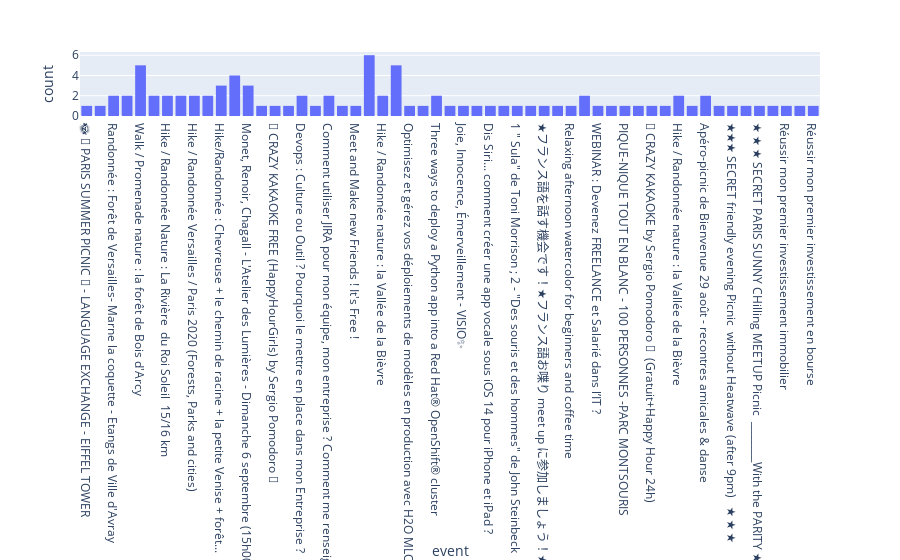

The cell this chart's notebook holds for it:
### Code cell
print("Influencers are attending the following events: ")
df_influencers = persons_df[persons_df["id"].isin(influencers_ids)]
print(df_influencers["event"].unique()[:10])
fig = px.histogram(df_influencers, x="event")
fig.show()

### Figure 1 — Plotly figure (JSON) as saved in the notebook; plotly's stock layout.template omitted (floating-point values rounded to 4 significant figures)
{"data": [{"alignmentgroup": "True", "bingroup": "x", "hovertemplate": "event=%{x}<br>count=%{y}<extra></extra>", "legendgroup": "", "marker": {"color": "#636efa"}, "name": "", "offsetgroup": "", "orientation": "v", "showlegend": false, "type": "histogram", "x": ["🌞 🍹 PARIS SUMMER PICNIC 🎉 - LANGUAGE EXCHANGE - EIFFEL TOWER", "Hike / Randonnée : la forêt de Montmorency (New)", "Randonnée : Forêt de Versailles- Marne la coquette - Etangs de Ville d'Avray", "Randonnée : Forêt de Versailles- Marne la coquette - Etangs de Ville d'Avray", "Hike / Randonnée Nature : Chatou / Saint Germain en Laye / Maison-Laffitte ", "Hike / Randonnée Nature : Chatou / Saint Germain en Laye / Maison-Laffitte ", "Walk / Promenade nature : la forêt de Bois d'Arcy ", "Walk / Promenade nature : la forêt de Bois d'Arcy ", "Walk / Promenade nature : la forêt de Bois d'Arcy ", "Walk / Promenade nature : la forêt de Bois d'Arcy ", "Walk / Promenade nature : la forêt de Bois d'Arcy ", "Walk / Promenade : Forêt de Saint Germain en Laye ", "Walk / Promenade : Forêt de Saint Germain en Laye ", "Hike / Randonnée Nature : La Rivière  du Roi Soleil  15/16 km", "Hike / Randonnée Nature : La Rivière  du Roi Soleil  15/16 km", "Walk / Promenade Nature Parc Citroën, Petite Ceinture, Parc Brassens...", "Walk / Promenade Nature Parc Citroën, Petite Ceinture, Parc Brassens...", "Hike / Randonnée Versailles / Paris 2020 (Forests, Parks and cities) ", "Hike / Randonnée Versailles / Paris 2020 (Forests, Parks and cities) ", "Programme PEM Août  Décembre 2020", "Programme PEM Août  Décembre 2020", "Hike/Randonnée : Chevreuse + le chemin de racine + la petite Venise + forêt...  ", "Hike/Randonnée : Chevreuse + le chemin de racine + la petite Venise + forêt...  ", "Hike/Randonnée : Chevreuse + le chemin de racine + la petite Venise + forêt...  ", "Hike / Randonnée nature : la Vallée  de la Bièvre ", "Hike / Randonnée nature : la Vallée  de la Bièvre ", "Hike / Randonnée nature : la Vallée  de la Bièvre ", "Hike / Randonnée nature : la Vallée  de la Bièvre ", "Monet, Renoir, Chagall - L'Atelier des Lumières - Dimanche 6 septembre (15h00)", "Monet, Renoir, Chagall - L'Atelier des Lumières - Dimanche 6 septembre (15h00)", "Monet, Renoir, Chagall - L'Atelier des Lumières - Dimanche 6 septembre (15h00)", "🐸 INTERNATIONAL PICNIC by Sergio Pomodoro 🍅", "🥁 CRAZY KAKAOKE FREE (HappyHourGirls) by Sergio Pomodoro 🍅", "🥁  CRAZY KAKAOKE by Sergio Pomodoro 🍅  (Gratuit+Happy Hour 24h)", "Devops : Culture ou Outil ? Pourquoi le mettre en place dans mon Entreprise ?", "Devops : Culture ou Outil ? Pourquoi le mettre en place dans mon Entreprise ?", "Introduction au Management 3.0 : motiver vos équipes en temps modernes", "Comment utiliser JIRA pour mon équipe, mon entreprise ? Comment me renseigner ?", "Comment utiliser JIRA pour mon équipe, mon entreprise ? Comment me renseigner ?", "Les achats Agiles ? Mythe ou réalité ?", "Meet and Make new Friends ! It's Free !", "Programme PEM Août / Décembre 2020", "Programme PEM Août / Décembre 2020", "Hike / Randonnée nature : la Vallée de la Bièvre", "Hike / Randonnée nature : la Vallée de la Bièvre", "Walk / Promenade nature : la forêt de Bois d'Arcy", "Walk / Promenade nature : la forêt de Bois d'Arcy", "Optimisez et gérez vos déploiements de modèles en production avec H2O MLOps", "Monday Night Music Quiz (Blind Test)", "Three ways to deploy a Python app into a Red Hat® OpenShift® cluster", "Three ways to deploy a Python app into a Red Hat® OpenShift® cluster", "Red Hat® OpenShift® for Beginners : présentation et initiation ", "Joie, Innocence, Émerveillement - VISIO✨", "Meetup Computer Vision Paris", "Dis Siri... comment créer une app vocale sous iOS 14 pour iPhone et iPad ?", "1 - \"La Vagabonde\" de S.G. Colette ; 2 - \"Mémoire de Fille\" A. Ernaux", "1 \" Sula\" de Toni Morrison ; 2 - \"Des souris et des hommes\" de John Steinbeck", "Dîner littéraire autour du livre \"Voyage au bout de la nuit\" de L.F. Céline", "★フランス語を話す機会です！★フランス語お喋り meet up に参加しましょう！★", "We talk a lot", "Relaxing afternoon watercolor for beginners and coffee time", "WEBINAR : Freelances, découvrez le Portage Salarial !", "WEBINAR : Freelances, découvrez le Portage Salarial !", "WEBINAR : Devenez FREELANCE et Salarié dans l’IT ?", "TEACH ENGLISH OR FRENCH TO PARIS REFUGEES & PRACTICE YOUR FRENCH WITH VOLUNTEERS", "PIQUE-NIQUE TOUT EN BLANC - 100 PERSONNES -PARC MONTSOURIS ", "🤖 ONLINE - News & Recent advances in Machine Learning #7", "🎺 CRAZY KAKAOKE by Sergio Pomodoro 🍅  (Gratuit+Happy Hour 24h)", "🐦 INTERNATIONAL PICNIC by Sergio Pomodoro 🍅", "Programme PEM Août / Décembre 2020", "Programme PEM Août / Décembre 2020", "Programme PEM Août / Décembre 2020", "Programme PEM Août / Décembre 2020", "Hike / Randonnée nature : la Vallée de la Bièvre ", "Hike / Randonnée nature : la Vallée de la Bièvre ", "Walk / Promenade nature : la forêt de Bois d'Arcy", "Walk / Promenade nature : la forêt de Bois d'Arcy", "Walk / Promenade nature : la forêt de Bois d'Arcy", "Picnic time in the south of Paris", "Apéro-picnic de Bienvenue 29 août - recontres amicales & danse", "Apéro-picnic de Bienvenue 29 août - recontres amicales & danse", "[Webinar] Workshop in remote Web Development: Intro to Git, with JS, HTML & CSS.", "★★★ SECRET friendly evening Picnic  without Heatwave (after 9pm)   ★ ★ ★", "PARIS SUNNY CHilling MEETUP Picnic________With the PARITY", "★ ★ ★ SECRET PARIS SUNNY CHilling MEETUP Picnic  ________With the PARITY ★ ★ ★", "COURS LANGUE DES SIGNES FRANÇAISE (LSF) TOUS LES LUNDIS À PARIS", "Réussir mon premier investissement immobilier", "Week-end - FIRE", "Réussir mon premier investissement en bourse"], "xaxis": "x", "yaxis": "y"}], "layout": {"barmode": "relative", "legend": {"tracegroupgap": 0}, "margin": {"t": 60}, "xaxis": {"anchor": "y", "domain": [0, 1], "title": {"text": "event"}}, "yaxis": {"anchor": "x", "domain": [0, 1], "title": {"text": "count"}}}}
